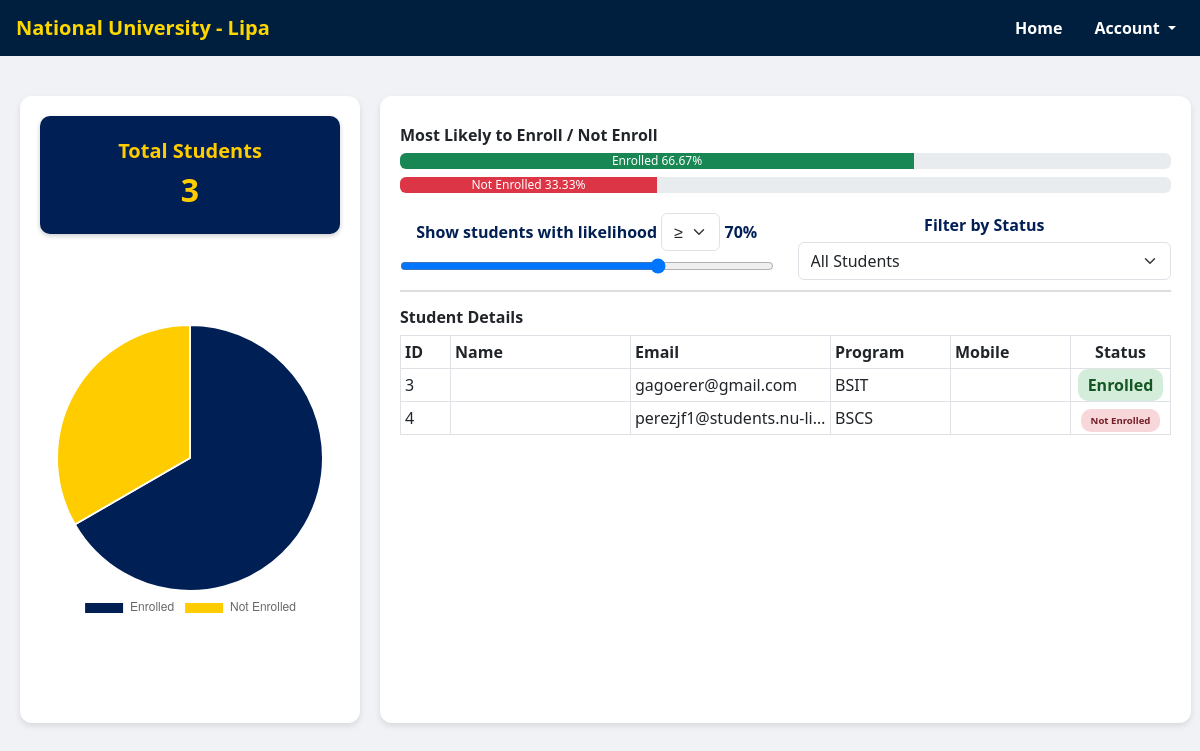
Screenshot of /frontend/enrollee.php with the database file from the repository.
### tables this page shows
CREATE TABLE `user_info` (
  `id` int(11) NOT NULL,
  `user_id` int(11) NOT NULL,
  `firstname` varchar(100) DEFAULT NULL,
  `middlename` varchar(100) DEFAULT NULL,
  `lastname` varchar(100) DEFAULT NULL,
  `mobile` varchar(20) DEFAULT NULL,
  `nationality` varchar(50) DEFAULT NULL,
  `sex` varchar(20) DEFAULT NULL,
  `academic_year` varchar(50) DEFAULT NULL,
  `academic_term` varchar(50) DEFAULT NULL,
  `applying_for` varchar(50) DEFAULT NULL,
  `strand` varchar(255) DEFAULT NULL,
  `program` varchar(255) DEFAULT NULL,
  `second_program` varchar(255) DEFAULT NULL,
  `family_income` varchar(100) DEFAULT NULL,
  `father_occupation` varchar(255) DEFAULT NULL,
  `mother_occupation` varchar(255) DEFAULT NULL,
  `birthplace` varchar(255) DEFAULT NULL,
  `city` varchar(255) DEFAULT NULL,
  `province` varchar(255) DEFAULT NULL,
  `current_address` text DEFAULT NULL,
  `photo` varchar(255) NOT NULL,
  `likelihood` int(3) NOT NULL
);

CREATE TABLE `users` (
  `id` int(11) NOT NULL,
  `email` varchar(255) NOT NULL,
  `password` varchar(255) NOT NULL,
  `role` enum('student','admin') DEFAULT 'student',
  `status` varchar(50) DEFAULT 'Not Enroll',
  `created_at` timestamp NOT NULL DEFAULT current_timestamp()
);

### frontend/enrollee.php (the view, shortened to what this page needs)
<?php
include 'connections.php';
$enrolled = $conn->query("SELECT COUNT(*) AS total FROM users WHERE status='Enrolled' AND role='student'")->fetch_assoc()['total'];
$not_enrolled = $conn->query("SELECT COUNT(*) AS total FROM users WHERE status='Not Enrolled' AND role='student'")->fetch_assoc()['total'];
$total_students = $enrolled + $not_enrolled;
$enrolled_percent = $total_students > 0 ? round(($enrolled / $total_students) * 100, 2) : 0;
$not_enrolled_percent = $total_students > 0 ? round(($not_enrolled / $total_students) * 100, 2) : 0;
$students = $conn->query("
    SELECT users.id, users.email, users.status,
           user_info.firstname, user_info.middlename, user_info.lastname,
           user_info.program, user_info.mobile, user_info.nationality, user_info.likelihood
    FROM users
    LEFT JOIN user_info ON users.id = user_info.user_id
    WHERE users.role = 'student'
");
?>
<!DOCTYPE html>
<html lang="en">
<head>
  <link rel="stylesheet" href="style.css">
  <link rel="stylesheet" href="https://cdn.jsdelivr.net/npm/bootstrap@5.3.0/dist/css/bootstrap.min.css">
</head>
<body>
<?php include 'nav.php'; ?>
<div class="dashboard-container">
  <div class="left-panel">
    <div class="card-box">
      <div>Total Students</div>
      <div style="font-size: 32px;"><?php echo $total_students; ?></div>
    </div>
    <div class="chart-container">
      <canvas id="enrollmentChart"></canvas>
    </div>
  </div>
  <div class="right-panel">
    <div class="progress-box">
      <h6 class="fw-bold">Most Likely to Enroll / Not Enroll</h6>
      <div class="progress mb-2">
        <div class="progress-bar bg-success" role="progressbar" style="width: <?php echo $enrolled_percent; ?>%">
          Enrolled <?php echo $enrolled_percent; ?>%
        </div>
      </div>
      <div class="progress">
        <div class="progress-bar bg-danger" role="progressbar" style="width: <?php echo $not_enrolled_percent; ?>%">
          Not Enrolled <?php echo $not_enrolled_percent; ?>%
        </div>
      </div>
    </div>
    <div class="student-table-box">
      <div class="filter-box">
        <div class="row">
          <div class="col-md-6">
            <div class="slider-label">
              Show students with likelihood
              <select id="comparisonOperator" class="form-select d-inline w-auto">
                <option value="gte" selected>≥</option>
              </select>
              <span id="minValLabel">70%</span>
            </div>
            <input type="range" min="0" max="100" value="70" id="minSlider">
          </div>
          <div class="col-md-6">
            <div class="slider-label">Filter by Status</div>
            <select class="form-select" id="statusFilter">
              <option value="all">All Students</option>
            </select>
          </div>
        </div>
      </div>
      <h6 class="fw-bold mt-3">Student Details</h6>
      <div class="tab-content">
        <table class="table table-bordered table-sm student-table">
          <thead>
            <tr>
              <th>ID</th>
              <th>Name</th>
              <th>Email</th>
              <th>Program</th>
              <th>Mobile</th>
              <th>Status</th>
            </tr>
          </thead>
          <tbody>
            <?php
            if ($students->num_rows > 0) {
                while($row = $students->fetch_assoc()) {
                    $likelihood = isset($row['likelihood']) ? $row['likelihood'] : 0;
                    echo "<tr data-status='".$row['status']."' data-likelihood='$likelihood'>";
                    echo "<td>".$row['id']."</td>";
                    $name = $row['firstname'] . ' ' . $row['middlename'] . ' ' . $row['lastname'];
                    echo "<td>".htmlspecialchars($name)."</td>";
                    echo "<td>".htmlspecialchars($row['email'])."</td>";
                    echo "<td>".htmlspecialchars($row['program'])."</td>";
                    echo "<td>".htmlspecialchars($row['mobile'])."</td>";
                    $status_class = $row['status'] == 'Enrolled' ? 'status-enrolled' : 'status-not-enrolled';
                    echo "<td><span class='status-badge $status_class'>".$row['status']."</span></td>";
                    echo "</tr>";
                }
            } else {
                echo "<tr><td colspan='7'>No students found</td></tr>";
            }
            ?>
          </tbody>
        </table>
      </div>
    </div>
  </div>
</div>
<script>
  // Pie chart
  const ctx = document.getElementById('enrollmentChart').getContext('2d');
  new Chart(ctx, {
    type: 'pie',
    data: {
      labels: ['Enrolled', 'Not Enrolled'],
      datasets: [{
        data: [<?php echo $enrolled; ?>, <?php echo $not_enrolled; ?>],
        backgroundColor: ['#001f54', '#ffcc00']
      }]
    },
    options: {
      responsive: true,
      plugins: {
        legend: {
          position: 'bottom'
        }
      }
    }
  });
  // Filter elements
  const minSlider = document.getElementById('minSlider');
  const minValLabel = document.getElementById('minValLabel');
  const statusFilter = document.getElementById('statusFilter');
  const comparisonOperator = document.getElementById('comparisonOperator');
  function filterStudents() {
    const minVal = parseInt(minSlider.value);
    const operator = comparisonOperator.value;
    const statusVal = statusFilter.value;
    minValLabel.textContent = minVal + '%';
    document.querySelectorAll('.student-table tbody tr').forEach(row => {
      const likelihood = parseInt(row.dataset.likelihood);
      const status = row.dataset.status;
      let likelihoodMatch = false;
      if (operator === 'gte') {
        likelihoodMatch = likelihood >= minVal;
      } else if (operator === 'lte') {
        likelihoodMatch = likelihood <= minVal;
      }
      const statusMatch = statusVal === 'all' || status === statusVal;
      row.style.display = (likelihoodMatch && statusMatch) ? '' : 'none';
    });
  }
  minSlider.addEventListener('input', filterStudents);
  statusFilter.addEventListener('change', filterStudents);
  comparisonOperator.addEventListener('change', filterStudents);
  // Initialize with default filter
  filterStudents();
</script>
</body>
</html>

### frontend/style.css (style rules this page uses)
body { background-color: #f8f9fa; font-family: 'Segoe UI', Tahoma, Geneva, Verdana, sans-serif; }
.table thead { background-color: #001f3f; color: #FFD700; }
.table td, .table th { vertical-align: middle; white-space: nowrap; }
body { background-color: #f8f9fa; }

### frontend/enrollee.php (style rules this page uses)
body { background: #f0f2f5; font-family: 'Segoe UI', Tahoma, Geneva, Verdana, sans-serif; }
.dashboard-container { display: grid; grid-template-columns: 1fr 2fr; gap: 20px; padding: 20px; max-width: 1200px; margin: 20px auto; }
.left-panel, .right-panel { background: white; border-radius: 12px; padding: 20px; box-shadow: 0 3px 6px rgba(0,0,0,0.1); display: flex; flex-direction: column; }
.card-box { background: #001f54; color: #ffcc00; font-weight: bold; text-align: center; border-radius: 10px; padding: 20px; font-size: 20px; box-shadow: 0 2px 5px rgba(0,0,0,0.2); }
.chart-container, .progress-box, .student-table-box { margin-top: 10px; }
.chart-container { flex-grow: 1; display: flex; align-items: center; justify-content: center; }
.table thead { background: #001f54; color: #ffcc00; font-weight: bold; }
.table tbody tr:nth-child(even) { background: #f8f9fa; }
.student-table-box { display: flex; flex-direction: column; height: 500px; }
.filter-box { flex-shrink: 0; background: white; padding: 10px 0; border-bottom: 2px solid #ddd; position: sticky; top: 0; z-index: 10; }
.slider-label { text-align: center; font-weight: bold; margin-bottom: 5px; color: #001f54; }
input[type=range] { width: 100%; }
.tab-content { flex-grow: 1; overflow-y: auto; }
table { margin: 0; table-layout: fixed; width: 100%; }
.student-table th:nth-child(1), .student-table td:nth-child(1) { width: 50px; }
.student-table th:nth-child(2), .student-table td:nth-child(2) { width: 180px; white-space: nowrap; overflow: hidden; text-overflow: ellipsis; }
.student-table th:nth-child(3), .student-table td:nth-child(3) { width: 200px; white-space: nowrap; overflow: hidden; text-overflow: ellipsis; }
.student-table th:nth-child(4), .student-table td:nth-child(4) { width: 120px; }
.student-table th:nth-child(5), .student-table td:nth-child(5) { width: 120px; }
.student-table th:nth-child(6), .student-table td:nth-child(6) { width: 100px; text-align: center; }
.status-badge { padding: 5px 10px; border-radius: 10px; font-weight: bold; }
.status-enrolled { background-color: #d4edda; color: #155724; }
.status-not-enrolled { font-size: 0.6em; background-color: #f8d7da; color: #721c24; }

### rows the page displays
user_info: user "3", user.email "gagoerer@gmail.com", program "BSIT", user.status "Enrolled"
user_info: user "4", user.email "perezjf1@students.nu-li…", program "BSCS", user.status "Not Enrolled"

### other values shown
$total_students "3"
$enrolled_percent "66.67"
$not_enrolled_percent "33.33"
chart data {{ $enrolled }} 2
chart data {{ $not_enrolled }} 1
